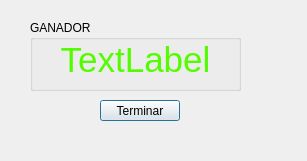
<?xml version="1.0" encoding="UTF-8"?>
<ui version="4.0">
 <class>WinnerDialog</class>
 <widget class="QDialog" name="WinnerDialog">
  <property name="geometry">
   <rect>
    <x>0</x>
    <y>0</y>
    <width>307</width>
    <height>161</height>
   </rect>
  </property>
  <property name="windowTitle">
   <string>Dialog</string>
  </property>
  <widget class="QLabel" name="ganador">
   <property name="geometry">
    <rect>
     <x>50</x>
     <y>40</y>
     <width>171</width>
     <height>41</height>
    </rect>
   </property>
   <property name="text">
    <string>&lt;html&gt;&lt;head/&gt;&lt;body&gt;&lt;p align=&quot;center&quot;&gt;&lt;span style=&quot; font-size:26pt; color:#55ff00;&quot;&gt;TextLabel&lt;/span&gt;&lt;/p&gt;&lt;/body&gt;&lt;/html&gt;</string>
   </property>
  </widget>
  <widget class="QPushButton" name="pushButton">
   <property name="geometry">
    <rect>
     <x>100</x>
     <y>100</y>
     <width>80</width>
     <height>21</height>
    </rect>
   </property>
   <property name="text">
    <string>Terminar</string>
   </property>
  </widget>
  <widget class="QGroupBox" name="groupBox">
   <property name="geometry">
    <rect>
     <x>30</x>
     <y>20</y>
     <width>211</width>
     <height>71</height>
    </rect>
   </property>
   <property name="toolTipDuration">
    <number>-1</number>
   </property>
   <property name="title">
    <string>GANADOR</string>
   </property>
  </widget>
 </widget>
 <resources/>
 <connections/>
</ui>
